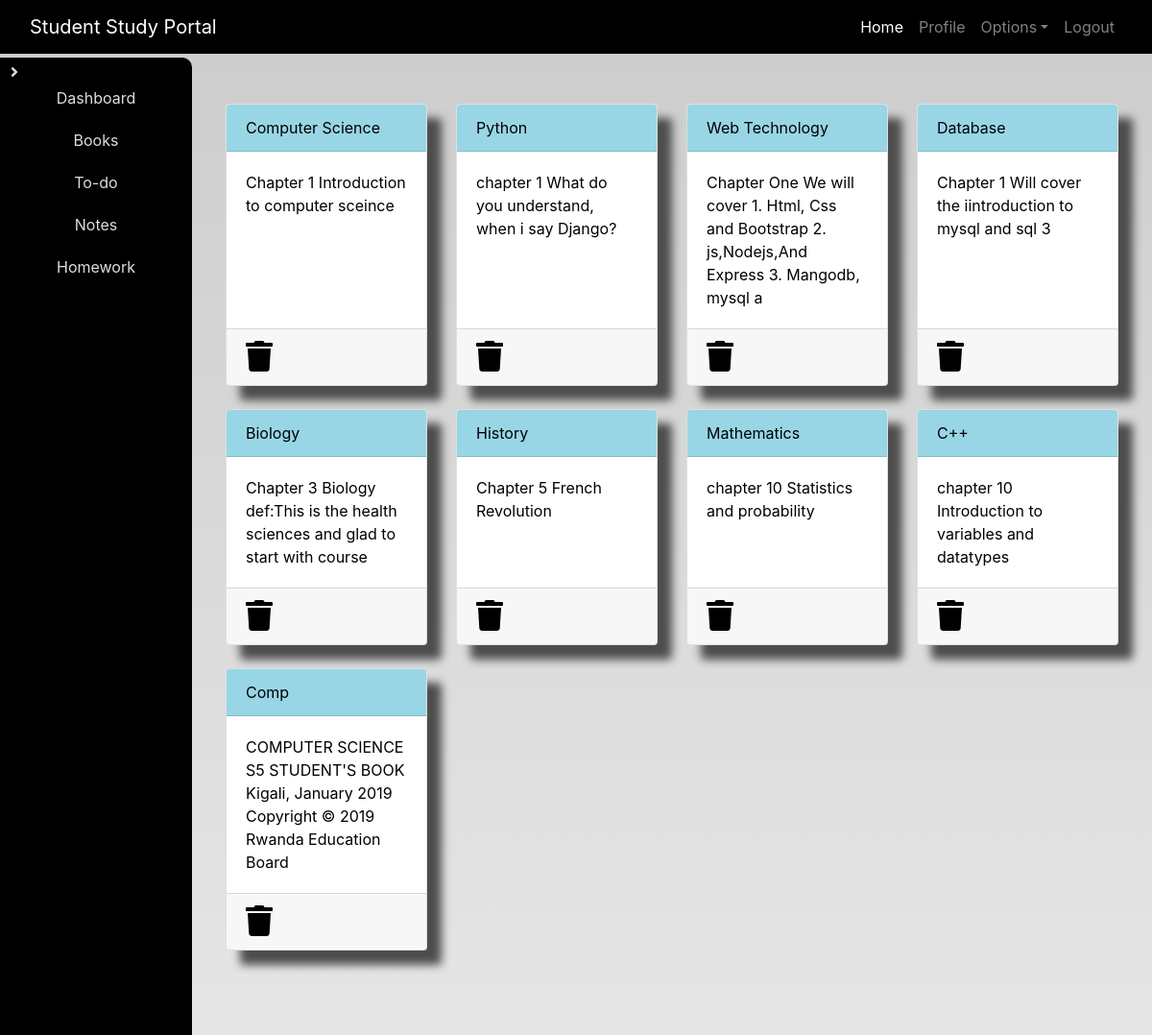
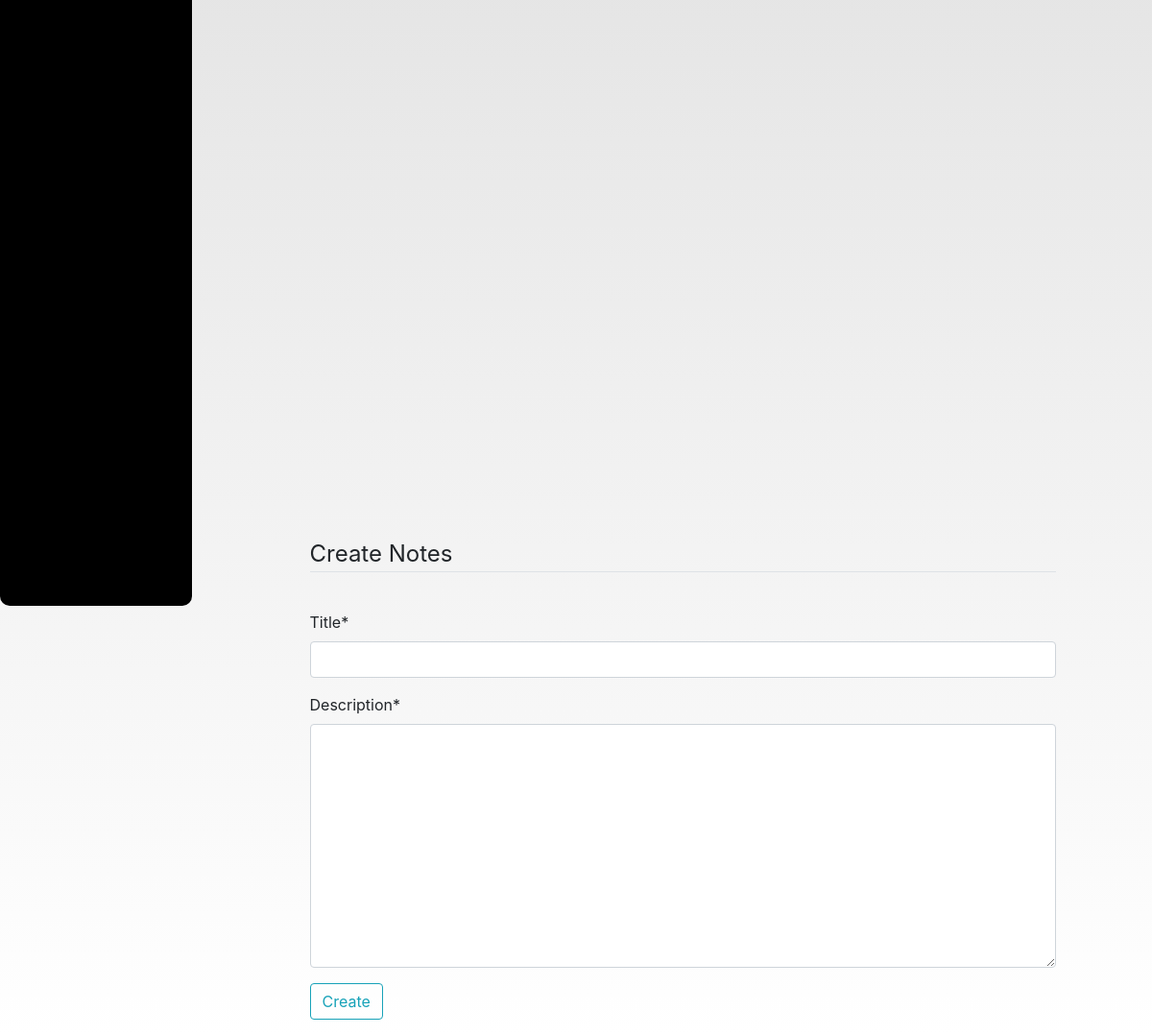
Screenshot of /notes/ (signed in) with the database file from the repository (2 pictures, top to bottom).
### dashboard/models.py (models this page shows, shortened)
class Notes(models.Model):  # Updated to uppercase
    user = models.ForeignKey(User, on_delete=models.CASCADE)
    title = models.CharField(max_length=200)
    description = models.TextField()
    class Meta:
        verbose_name = 'note'
        verbose_name_plural = 'notes'

### dashboard/views.py (the view)
# urls.py: path('notes/', views.notes_list, name='notes_list'),
@login_required
def notes_list(request):
    if request.method == 'POST':
        form = NotesForm(request.POST)
        if form.is_valid():
            notes = Notes(
                user=request.user,
                title=request.POST['title'],
                description=request.POST['description']
            )
            notes.save()
            messages.success(request, f'Notes added by {request.user.username} successfully!')
            form = NotesForm()  # Clear the form after saving
    else:
        form = NotesForm()
    notes = Notes.objects.filter(user=request.user)
    context = {'notes': notes, 'form': form}
    return render(request, 'dashboard/notes.html', context)

### dashboard/forms.py
class  NotesForm(forms.ModelForm):
      class Meta:
            model=Notes
            fields=['title','description']

### dashboard/templates/dashboard/notes.html (shortened to what this page needs)
{% extends 'dashboard/base.html' %}
{% load static %}
{%load crispy_forms_tags%}
{% block content %}
<div class="container ">
   <div class="row">
    {% for note in notes %}
        <div class="col-md-3 mb-4">
            <a href="{%url 'note_detail' note.id%}">
            <div class="card">
                <div class="card-header">{{ note.title }}</div>
                <div class="card-body">{{ note.description | slice:"0:100" }}</div>
                <div class="card-footer mt-auto">
                    <a href="{%url 'delete_note' note.id%}#">
                        <i class="fa fa-trash fa-2x"></i>
                    </a>
                </div>
            </div>
        </a>
        </div>
    {% endfor %}
</div>
  </div>
        <br><br>
</div>
<br><br>
<div class="container">
    <form method="POST" style="margin-left: 25%; width: 70%;">
        <fieldset class="form-group">
            <legend class="border-bottom mb-4">Create Notes</legend>
        </fieldset>
        {{ form|crispy }}
        <div class="form-group">
            <button class="btn btn-outline-info" type="submit">
                Create
            </button>
        </div>
    </form>
</div>
{% endblock content %}

### dashboard/templates/dashboard/base.html (shortened to what this page needs)
<!DOCTYPE html>
{% load static %}
<html lang="en">
<head>
  <link rel="stylesheet" href="https://stackpath.bootstrapcdn.com/bootstrap/4.3.1/css/bootstrap.min.css"
 />
  <link rel="stylesheet" href="https://use.fontawesome.com/releases/v5.7.2/css/all.css"
 />
  <link rel="stylesheet" href="{% static 'css/main.css' %}" />
</head>
<body>
  <header>
    <nav class="navbar navbar-expand-lg navbar-dark bg-dark">
      <div class="container-fluid">
        <a class="navbar-brand" href="{% url 'home' %}">Student Study Portal</a>
        <div class="collapse navbar-collapse justify-content-end" id="navbarSupportedContent">
          <ul class="navbar-nav mb-2 mb-lg-0">
            <li class="nav-item">
              <a class="nav-link active" aria-current="page" href="{% url 'home' %}">Home</a>
            </li>
            {% if user.is_authenticated %}
            <li class="nav-item">
              <a class="nav-link" href="{% url 'profile' %}">Profile</a>
            </li>
            <li class="nav-item dropdown">
              <a class="nav-link dropdown-toggle" href="#" id="navbarDropdown" role="button" data-toggle="dropdown"
                aria-haspopup="true" aria-expanded="false">Options</a>
            </li>
            <li class="nav-item">
              <a class="nav-link" href="{% url 'logout' %}">Logout</a>
            </li>
            {% endif %}
          </ul>
        </div>
      </div>
    </nav>
  </header>
  <div class="sidebar" id="sidebar">
    <a href="{% url 'home' %}">Dashboard</a>
    <a href="{% url 'books' %}">Books</a>
    <a href="{% url 'todo' %}">To-do</a>
    <a href="{% url 'notes_list' %}">Notes</a>
    <a href="{% url 'homework' %}">Homework</a>
  </div>
  <div class="sidebar-toggle" id="sidebar-toggle">
    <span class="fas fa-angle-right"></span>
  </div>
  <div class="main-content">
    <br /><br />
    {% block content %}
    {% endblock content %}
</body

### static/css/main.css (style rules this page uses)
html { scroll-behavior: smooth; height: 100%; width: 100%; }
.navbar { background-color: rgb(0, 0, 0) !important; }
.card { box-shadow: 15px 15px 10px rgb(78, 77, 77); }
a { text-decoration: none !important; color: black; }
.card-header { color: black !important; background: rgb(152, 214, 230) !important; transition: 0.3s ease-in; }
html, body { max-width: 100%; overflow-x: hidden; height: 100%; width: 100%; }
body { background: linear-gradient(rgba(0, 0, 0, 0.2), rgba(255, 255, 255, 0.5)); overflow-x: hidden; background-repeat: no-repeat; }
.card-header { background-color: rgb(133, 204, 231); }
.col-md-3 .card { width: 100%; height: 100%; }
.fa { color: black; }

### dashboard/templates/dashboard/base.html (style rules this page uses)
.sidebar { background-color: #000; color: #ddd; border-radius: 10px; height: 100vh; width: 200px; position: fixed; top: 60px; left: 0; padding-top: 20px; transition: left 0.3s ease; z-index: 1000; }
.sidebar a { padding: 10px 15px; text-align: center; display: block; color: #ddd; text-decoration: none; }
.navbar { position: fixed; top: 0; left: 0; width: 100%; z-index: 999; }
.main-content { margin-left: 200px; padding: 20px; padding-top: 60px; height: calc(100vh - 60px); overflow-y: auto; }
.sidebar-toggle { position: fixed; top: 60px; left: 0; width: 30px; height: 30px; background-color: #000; color: #ddd; display: flex; justify-content: center; align-items: center; cursor: pointer; z-index: 1001; transition: left 0.3s ease; border-top-right-radius: 50%; border-bottom-right-radius: 50%; }

### rows the page displays
Notes: title "Computer Science", description "Chapter 1 Introduction to computer sceince"
Notes: title "Python", description "chapter 1 What do you understand, when i say Django?"
Notes: title "Web Technology", description "Chapter One We will cover 1. Html, Css and Bootstrap 2. js,Nodejs,And Express 3. Mangodb, mysql a"
Notes: title "Database", description "Chapter 1 Will cover the iintroduction to mysql and sql 3"
Notes: title "Biology", description "Chapter 3 Biology def:This is the health sciences and glad to start with course"
Notes: title "History", description "Chapter 5 French Revolution"
Notes: title "Mathematics", description "chapter 10 Statistics and probability"
Notes: title "C++", description "chapter 10 Introduction to variables and datatypes"
Notes: title "Comp", description "COMPUTER SCIENCE S5 STUDENT'S BOOK Kigali, January 2019 Copyright © 2019 Rwanda Education Board"
